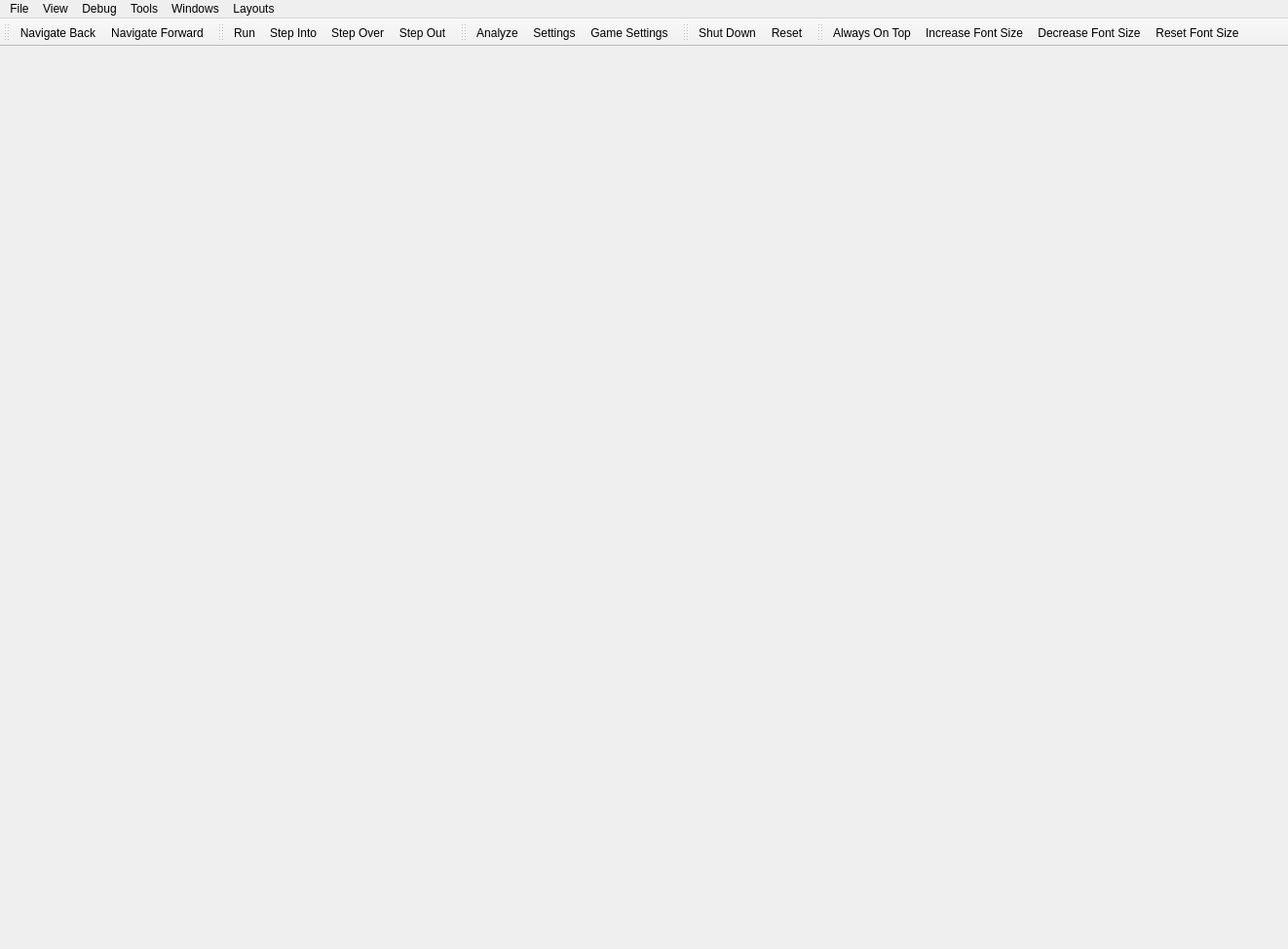
<?xml version="1.0" encoding="UTF-8"?>
<ui version="4.0">
 <class>DebuggerWindow</class>
 <widget class="QMainWindow" name="DebuggerWindow">
  <property name="geometry">
   <rect>
    <x>0</x>
    <y>0</y>
    <width>1322</width>
    <height>974</height>
   </rect>
  </property>
  <property name="windowTitle">
   <string>PCSX2 Debugger</string>
  </property>
  <property name="windowIcon">
   <iconset>
    <normalon>:/icons/AppIcon64.png</normalon>
   </iconset>
  </property>
  <widget class="QMenuBar" name="menuBar">
   <property name="geometry">
    <rect>
     <x>0</x>
     <y>0</y>
     <width>1322</width>
     <height>30</height>
    </rect>
   </property>
   <widget class="QMenu" name="menuFile">
    <property name="title">
     <string>File</string>
    </property>
    <addaction name="actionAnalyse"/>
    <addaction name="actionSettings"/>
    <addaction name="actionGameSettings"/>
    <addaction name="separator"/>
    <addaction name="actionClose"/>
   </widget>
   <widget class="QMenu" name="menuDebug">
    <property name="title">
     <string>Debug</string>
    </property>
    <addaction name="actionRun"/>
    <addaction name="actionStepInto"/>
    <addaction name="actionStepOver"/>
    <addaction name="actionStepOut"/>
   </widget>
   <widget class="QMenu" name="menuWindows">
    <property name="title">
     <string>Windows</string>
    </property>
    <addaction name="actionWindowsDummy"/>
   </widget>
   <widget class="QMenu" name="menuView">
    <property name="title">
     <string>View</string>
    </property>
    <addaction name="actionOnTop"/>
    <addaction name="separator"/>
    <addaction name="actionNavigateBack"/>
    <addaction name="actionNavigateForward"/>
    <addaction name="separator"/>
    <addaction name="actionIncreaseFontSize"/>
    <addaction name="actionDecreaseFontSize"/>
    <addaction name="actionResetFontSize"/>
   </widget>
   <widget class="QMenu" name="menuLayouts">
    <property name="title">
     <string>Layouts</string>
    </property>
    <addaction name="actionResetAllLayouts"/>
    <addaction name="actionResetDefaultLayouts"/>
   </widget>
   <widget class="QMenu" name="menuTools">
    <property name="title">
     <string>Tools</string>
    </property>
    <addaction name="actionToolsDummy"/>
   </widget>
   <addaction name="menuFile"/>
   <addaction name="menuView"/>
   <addaction name="menuDebug"/>
   <addaction name="menuTools"/>
   <addaction name="menuWindows"/>
   <addaction name="menuLayouts"/>
  </widget>
  <widget class="QToolBar" name="toolBarNavigation">
   <property name="windowTitle">
    <string>Navigation</string>
   </property>
   <attribute name="toolBarArea">
    <enum>TopToolBarArea</enum>
   </attribute>
   <attribute name="toolBarBreak">
    <bool>false</bool>
   </attribute>
   <addaction name="actionNavigateBack"/>
   <addaction name="actionNavigateForward"/>
  </widget>
  <widget class="QToolBar" name="toolBarDebug">
   <property name="windowTitle">
    <string>Debug</string>
   </property>
   <property name="toolButtonStyle">
    <enum>Qt::ToolButtonStyle::ToolButtonTextBesideIcon</enum>
   </property>
   <attribute name="toolBarArea">
    <enum>TopToolBarArea</enum>
   </attribute>
   <attribute name="toolBarBreak">
    <bool>false</bool>
   </attribute>
   <addaction name="actionRun"/>
   <addaction name="actionStepInto"/>
   <addaction name="actionStepOver"/>
   <addaction name="actionStepOut"/>
  </widget>
  <widget class="QToolBar" name="toolBarFile">
   <property name="windowTitle">
    <string>File</string>
   </property>
   <property name="toolButtonStyle">
    <enum>Qt::ToolButtonStyle::ToolButtonTextBesideIcon</enum>
   </property>
   <attribute name="toolBarArea">
    <enum>TopToolBarArea</enum>
   </attribute>
   <attribute name="toolBarBreak">
    <bool>false</bool>
   </attribute>
   <addaction name="actionAnalyse"/>
   <addaction name="actionSettings"/>
   <addaction name="actionGameSettings"/>
  </widget>
  <widget class="QToolBar" name="toolBarSystem">
   <property name="windowTitle">
    <string>System</string>
   </property>
   <property name="toolButtonStyle">
    <enum>Qt::ToolButtonStyle::ToolButtonTextBesideIcon</enum>
   </property>
   <attribute name="toolBarArea">
    <enum>TopToolBarArea</enum>
   </attribute>
   <attribute name="toolBarBreak">
    <bool>false</bool>
   </attribute>
   <addaction name="actionShutDown"/>
   <addaction name="actionReset"/>
  </widget>
  <widget class="QToolBar" name="toolBarView">
   <property name="windowTitle">
    <string>View</string>
   </property>
   <property name="toolButtonStyle">
    <enum>Qt::ToolButtonStyle::ToolButtonTextBesideIcon</enum>
   </property>
   <attribute name="toolBarArea">
    <enum>TopToolBarArea</enum>
   </attribute>
   <attribute name="toolBarBreak">
    <bool>false</bool>
   </attribute>
   <addaction name="actionOnTop"/>
   <addaction name="actionIncreaseFontSize"/>
   <addaction name="actionDecreaseFontSize"/>
   <addaction name="actionResetFontSize"/>
  </widget>
  <action name="actionRun">
   <property name="icon">
    <iconset theme="play-line"/>
   </property>
   <property name="text">
    <string>Run</string>
   </property>
  </action>
  <action name="actionStepInto">
   <property name="icon">
    <iconset theme="debug-step-into-line"/>
   </property>
   <property name="text">
    <string>Step Into</string>
   </property>
   <property name="shortcut">
    <string>F11</string>
   </property>
  </action>
  <action name="actionStepOver">
   <property name="icon">
    <iconset theme="debug-step-over-line"/>
   </property>
   <property name="text">
    <string>Step Over</string>
   </property>
   <property name="shortcut">
    <string>F10</string>
   </property>
  </action>
  <action name="actionStepOut">
   <property name="icon">
    <iconset theme="debug-step-out-line"/>
   </property>
   <property name="text">
    <string>Step Out</string>
   </property>
   <property name="shortcut">
    <string>Shift+F11</string>
   </property>
  </action>
  <action name="actionOnTop">
   <property name="checkable">
    <bool>true</bool>
   </property>
   <property name="icon">
    <iconset theme="pin-filled"/>
   </property>
   <property name="text">
    <string>Always On Top</string>
   </property>
   <property name="toolTip">
    <string>Show this window on top</string>
   </property>
  </action>
  <action name="actionAnalyse">
   <property name="icon">
    <iconset theme="search-line"/>
   </property>
   <property name="text">
    <string>Analyze</string>
   </property>
  </action>
  <action name="actionResetAllLayouts">
   <property name="text">
    <string>Reset All Layouts</string>
   </property>
  </action>
  <action name="actionResetDefaultLayouts">
   <property name="text">
    <string>Reset Default Layouts</string>
   </property>
  </action>
  <action name="actionResetSplitterPositions">
   <property name="text">
    <string>Reset Splitter Positions</string>
   </property>
  </action>
  <action name="actionShutDown">
   <property name="icon">
    <iconset theme="shut-down-line"/>
   </property>
   <property name="text">
    <string>Shut Down</string>
   </property>
   <property name="menuRole">
    <enum>QAction::MenuRole::NoRole</enum>
   </property>
  </action>
  <action name="actionReset">
   <property name="icon">
    <iconset theme="restart-line"/>
   </property>
   <property name="text">
    <string>Reset</string>
   </property>
   <property name="menuRole">
    <enum>QAction::MenuRole::NoRole</enum>
   </property>
  </action>
  <action name="actionClose">
   <property name="icon">
    <iconset theme="close-line"/>
   </property>
   <property name="text">
    <string>Close</string>
   </property>
   <property name="menuRole">
    <enum>QAction::MenuRole::NoRole</enum>
   </property>
  </action>
  <action name="actionIncreaseFontSize">
   <property name="icon">
    <iconset theme="zoom-in-line"/>
   </property>
   <property name="text">
    <string>Increase Font Size</string>
   </property>
   <property name="menuRole">
    <enum>QAction::MenuRole::NoRole</enum>
   </property>
  </action>
  <action name="actionDecreaseFontSize">
   <property name="icon">
    <iconset theme="zoom-out-line"/>
   </property>
   <property name="text">
    <string>Decrease Font Size</string>
   </property>
   <property name="shortcut">
    <string>Ctrl+-</string>
   </property>
   <property name="menuRole">
    <enum>QAction::MenuRole::NoRole</enum>
   </property>
  </action>
  <action name="actionResetFontSize">
   <property name="icon">
    <iconset theme="refresh-line"/>
   </property>
   <property name="text">
    <string>Reset Font Size</string>
   </property>
   <property name="menuRole">
    <enum>QAction::MenuRole::NoRole</enum>
   </property>
  </action>
  <action name="actionSettings">
   <property name="icon">
    <iconset theme="settings-3-line"/>
   </property>
   <property name="text">
    <string>Settings</string>
   </property>
   <property name="menuRole">
    <enum>QAction::MenuRole::NoRole</enum>
   </property>
  </action>
  <action name="actionGameSettings">
   <property name="icon">
    <iconset theme="file-settings-line"/>
   </property>
   <property name="text">
    <string>Game Settings</string>
   </property>
   <property name="menuRole">
    <enum>QAction::MenuRole::NoRole</enum>
   </property>
  </action>
  <action name="actionToolsDummy">
   <property name="text">
    <string/>
   </property>
  </action>
  <action name="actionWindowsDummy">
   <property name="text">
    <string/>
   </property>
  </action>
  <action name="actionNavigateBack">
   <property name="icon">
    <iconset theme="arrow-left-line"/>
   </property>
   <property name="text">
    <string>Navigate Back</string>
   </property>
   <property name="toolTip">
    <string>Navigate Back</string>
   </property>
   <property name="shortcut">
    <string>Alt+Left</string>
   </property>
   <property name="menuRole">
    <enum>QAction::MenuRole::NoRole</enum>
   </property>
  </action>
  <action name="actionNavigateForward">
   <property name="icon">
    <iconset theme="arrow-right-line"/>
   </property>
   <property name="text">
    <string>Navigate Forward</string>
   </property>
   <property name="shortcut">
    <string>Alt+Right</string>
   </property>
   <property name="menuRole">
    <enum>QAction::MenuRole::NoRole</enum>
   </property>
  </action>
 </widget>
 <resources/>
 <connections/>
</ui>
